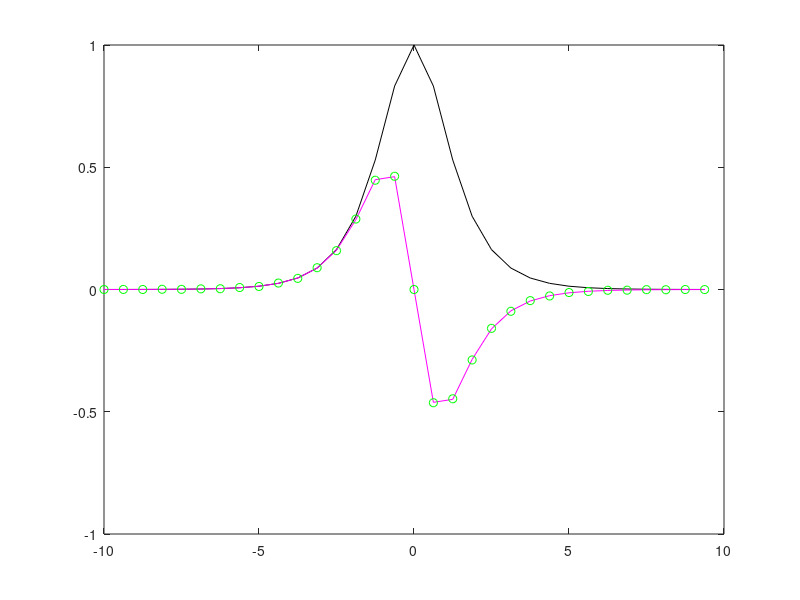

MATLAB code for this plot:
clear all; close all; clc

L=20;
n=32; %number of Fourier modes, 2^m

x2=linspace(-L/2,L/2,n+1); %dont need to track last point n+1
x=x2(1:n);

u=sech(x);
ud=-sech(x).*tanh(x);

ut=fft(u);
%utt=fftshift(abs(ut));

k=(2*pi/L)*[0:(n/2-1) (-n/2):-1]; %wave numbers, rescale, accounted for shifting by constructing this way
u1dt=1i*(k.*ut); %transform of first derivative of u
u1d=ifft(u1dt);

plot(x,u,'k',x,ud,'m',x,u1d,'go')

y=0;
ud1=-sech(y).*tanh(y);
abs(ud1-u1d(n/2+1))